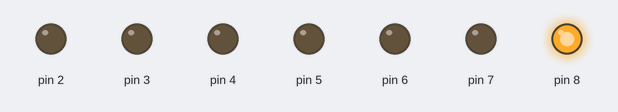
Recording of a sketch running on a simulated Arduino Uno, built with avr-gcc and run on an emulated ATmega328P. Parts: output pins drawn as LEDs (lit = HIGH).

Above: at 0.5 s.
At 1.5 s:
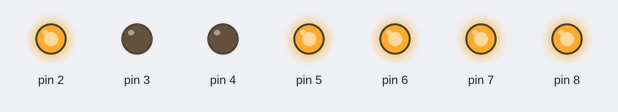
Timing chart, 0 to 3.0 s (numbered marks = the images above):
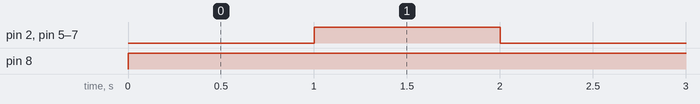

The sketch:

7_segment.ino
```cpp
void setup() {
  // put your setup code here, to run once:
  pinMode(2,OUTPUT);
 pinMode(3,OUTPUT);
  pinMode(4,OUTPUT);
  pinMode(5,OUTPUT);
 pinMode(6,OUTPUT);
  pinMode(7,OUTPUT);
  pinMode(8,OUTPUT);
 pinMode(9,OUTPUT);
  pinMode(9,0);
}

void loop() {
  // put your main code here, to run repeatedly:
zero();
delay (1000);
one();
delay (1000);
}

int zero (){
  digitalWrite(2,0);
digitalWrite(3,0);
digitalWrite(4,0);
digitalWrite(5,0);
digitalWrite(6,0);
digitalWrite(7,0);
digitalWrite(8,1);
}


int one (){
  digitalWrite(2,1);
digitalWrite(3,0);
digitalWrite(4,0);
digitalWrite(5,1);
digitalWrite(6,1);
digitalWrite(7,1);
digitalWrite(8,1);
}
```

Measured:
- by itself, pin 2, pin 5–7: alternates HIGH for 1.0 s and LOW for 1.0 s
- by itself, pin 8: LOW → HIGH at 0.00 s
